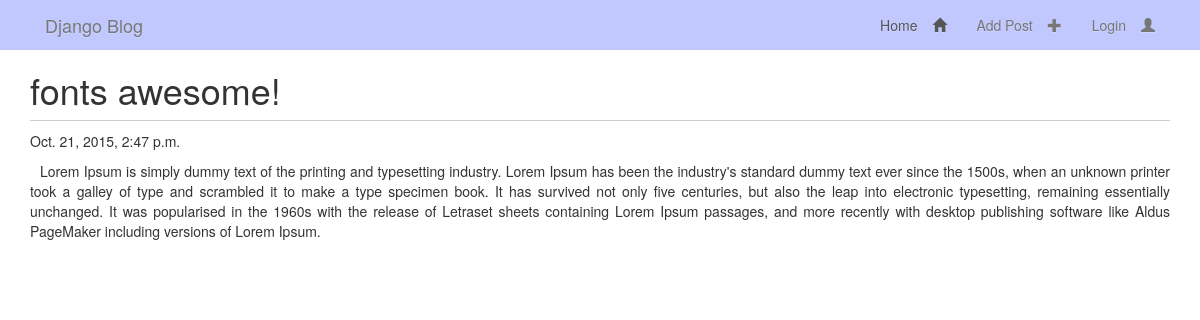
Before: /blog/post/1/ with the older database file.
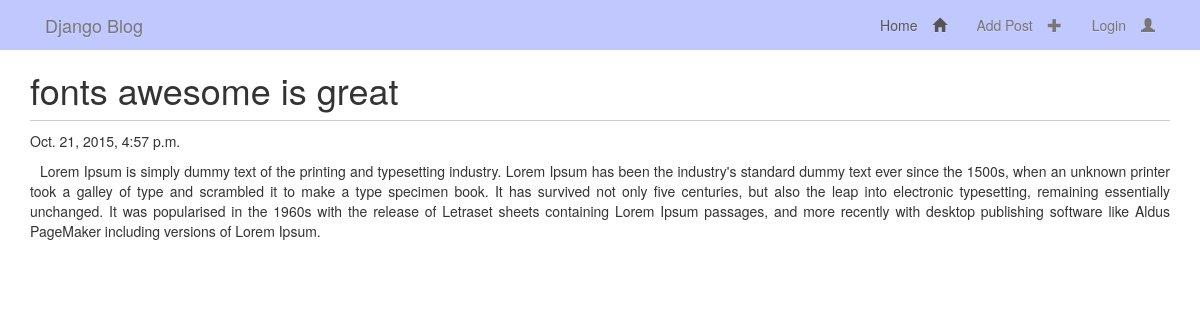
After: the same page with the newer database file.
### blog/models.py (models this page shows, shortened)
class Post(models.Model):
    author = models.ForeignKey('auth.User')
    title = models.CharField(max_length=200)
    text = models.TextField()
    created_date = models.DateTimeField(
                    default=timezone.now)
    published_date = models.DateTimeField(
                    blank=True, null=True)

### blog/views.py (the view)
# urls.py: url(r'^post/(?P<pk>[0-9]+)/$', PostDetailView.as_view(), name='post_detail'),
class PostDetailView(DetailView):
    model = Post
    queryset = Post.objects.all()
    print queryset

### blog/templates/blog/post_detail.html (shortened to what this page needs)
{% extends "base.html" %}
{% block content %}
<div class="container">
    <div class="post">
        <h1 class="post_title">{{ post.title }}</h1>
           {% if post.published_date %}
            <div class="date">
                {{ post.published_date }}
            </div>
        {% endif %}
        <p class="content">{{ post.text|linebreaks }}</p>
    </div>
</div>
{% endblock %}

Changed rows visible on the page:
changed Post: title "fonts awesome!" → "fonts awesome is great"; published_date "Oct. 21, 2015, 2:47 p.m." → "Oct. 21, 2015, 4:57 p.m."
